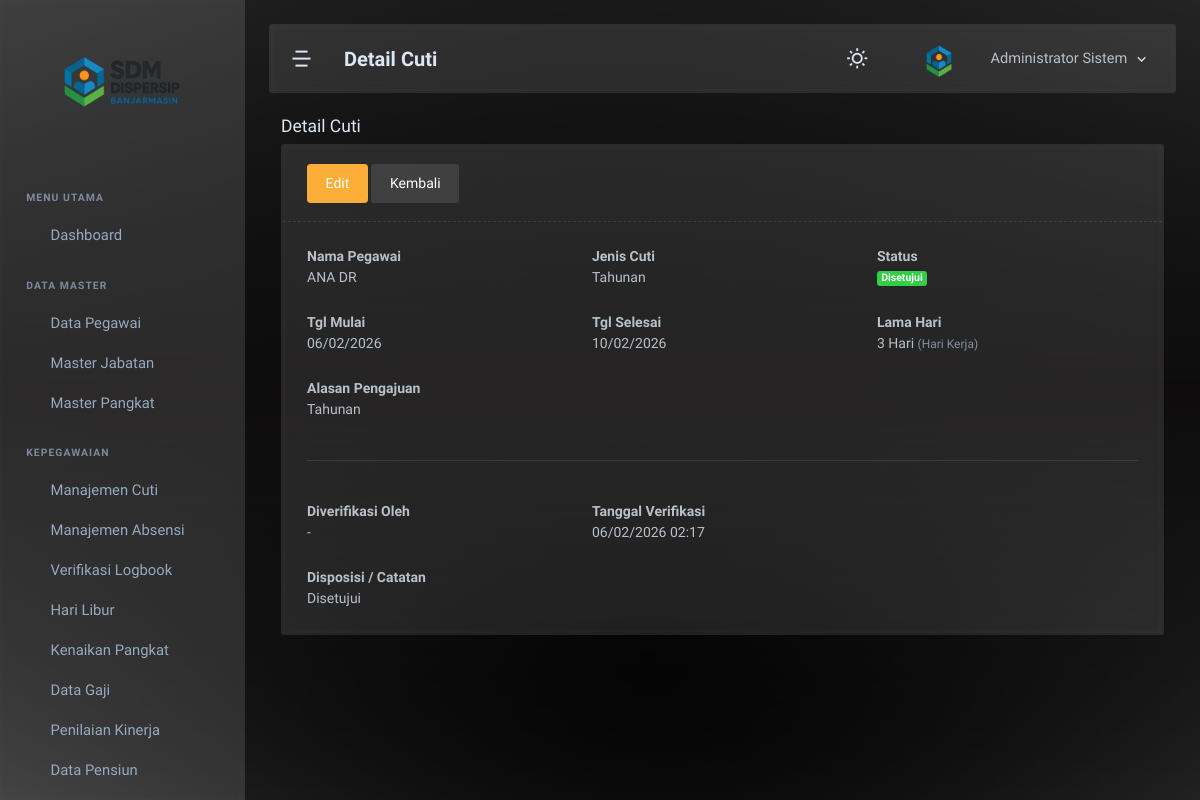
/admin/cuti/detail.php?id=8 (signed in), run on the app's committed database.
### tables this page shows
CREATE TABLE `cuti` (
  `cuti_id` int NOT NULL,
  `pegawai_id` int NOT NULL,
  `jenis_cuti` enum('Tahunan','Sakit','Melahirkan','Penting','Besar') DEFAULT 'Tahunan',
  `tgl_mulai` date NOT NULL,
  `tgl_selesai` date NOT NULL,
  `lama_hari` int NOT NULL,
  `alasan` text,
  `disposisi` text,
  `alasan_ditolak` text,
  `status` enum('Menunggu','Disetujui','Ditolak') DEFAULT 'Menunggu',
  `verifikator_user_id` int DEFAULT NULL,
  `verified_at` datetime DEFAULT NULL,
  `created_at` datetime DEFAULT CURRENT_TIMESTAMP,
  `updated_at` datetime DEFAULT CURRENT_TIMESTAMP ON UPDATE CURRENT_TIMESTAMP
);

CREATE TABLE `pegawai` (
  `pegawai_id` int NOT NULL,
  `user_id` int DEFAULT NULL,
  `nik` varchar(20) NOT NULL,
  `nip` varchar(30) DEFAULT NULL,
  `nama_lengkap` varchar(150) NOT NULL,
  `jk` enum('L','P') NOT NULL,
  `tgl_lahir` date DEFAULT NULL,
  `status_kepegawaian` enum('PNS','PPPK','Honorer','Kontrak') NOT NULL,
  `jabatan_id` int DEFAULT NULL,
  `pangkat_id` int DEFAULT NULL,
  `tgl_mulai_kerja` date DEFAULT NULL,
  `alamat` text,
  `status_aktif` enum('Aktif','Pensiun','Pindah','Meninggal','Nonaktif') DEFAULT 'Aktif',
  `tmt_pensiun` date DEFAULT NULL,
  `created_at` datetime DEFAULT CURRENT_TIMESTAMP,
  `updated_at` datetime DEFAULT CURRENT_TIMESTAMP ON UPDATE CURRENT_TIMESTAMP
);

### admin/cuti/detail.php (the view, shortened to what this page needs)
<?php
require_once '../../config/koneksi.php';
$id = intval($_GET['id'] ?? 0);
$stmt = mysqli_prepare($koneksi, "SELECT c.*, p.nama_lengkap FROM cuti c JOIN pegawai p ON c.pegawai_id=p.pegawai_id WHERE cuti_id=?");
mysqli_stmt_bind_param($stmt, 'i', $id);
mysqli_stmt_execute($stmt);
$res = mysqli_stmt_get_result($stmt);
$d = mysqli_fetch_assoc($res);
include '../../includes/header.php';
include '../../includes/sidebar.php';
include '../../includes/navbar.php';
?>
<div class="page-container">
    <div class="page-content">
        <div class="container-xxl">
            <div class="row"><div class="col-12"><div class="page-title-box"><h4 class="page-title">Detail Cuti</h4></div></div></div>
            <div class="card">
                <div class="card-header border-bottom border-dashed d-flex justify-content-between align-items-center">
                    <div>
                        <a href="admin/cuti/edit.php?id=<?php echo htmlspecialchars($id); ?>" class="btn btn-warning">Edit</a>
                        <a href="admin/cuti/cuti.php" class="btn btn-light">Kembali</a>
                    </div>
                </div>
                <div class="card-body">
                    <div class="row g-3">
                        <div class="col-md-4"><strong>Nama Pegawai</strong><div><?php echo htmlspecialchars($d['nama_lengkap'] ?? '-'); ?></div></div>
                        <div class="col-md-4"><strong>Jenis Cuti</strong><div><?php echo htmlspecialchars($d['jenis_cuti'] ?? '-'); ?></div></div>
                        <div class="col-md-4"><strong>Status</strong><div><span class="badge bg-<?php $s=$d['status']??''; echo $s==='Disetujui'?'success':($s==='Ditolak'?'danger':'warning');?>"><?php echo htmlspecialchars($d['status'] ?? '-'); ?></span></div></div>
                        <div class="col-md-4"><strong>Tgl Mulai</strong><div><?php echo isset($d['tgl_mulai']) ? date('d/m/Y', strtotime($d['tgl_mulai'])) : '-'; ?></div></div>
                        <div class="col-md-4"><strong>Tgl Selesai</strong><div><?php echo isset($d['tgl_selesai']) ? date('d/m/Y', strtotime($d['tgl_selesai'])) : '-'; ?></div></div>
                        <div class="col-md-4"><strong>Lama Hari</strong><div><?php echo htmlspecialchars($d['lama_hari'] ?? '0'); ?> Hari <span class="text-muted small">(Hari Kerja)</span></div></div>
                        <div class="col-md-12"><strong>Alasan Pengajuan</strong><div><?php echo nl2br(htmlspecialchars($d['alasan'] ?? '-')); ?></div></div>
                        <?php if($d['status'] === 'Disetujui' || $d['status'] === 'Ditolak'): ?>
                        <div class="col-md-12"><hr></div>
                        <div class="col-md-4"><strong>Diverifikasi Oleh</strong><div><?php echo htmlspecialchars($d['verifikator_nama'] ?? '-'); ?></div></div>
                        <div class="col-md-4"><strong>Tanggal Verifikasi</strong><div><?php echo isset($d['verified_at']) ? date('d/m/Y H:i', strtotime($d['verified_at'])) : '-'; ?></div></div>
                        <?php if($d['status'] === 'Disetujui'): ?>
                        <div class="col-md-12"><strong>Disposisi / Catatan</strong><div><?php echo nl2br(htmlspecialchars($d['disposisi'] ?? '-')); ?></div></div>
                        <?php endif; ?>
                        <?php endif; ?>
                    </div>
                </div>
            </div>
        </div>
    </div>
</div>
<?php include '../../includes/footer.php'; ?>

### data on the page
cuti: pegawai.nama_lengkap "ANA DR", jenis_cuti "Tahunan", status "Disetujui", tgl_mulai "06/02/2026", tgl_selesai "10/02/2026", lama_hari "3", alasan "Tahunan", verified_at "06/02/2026 02:17", disposisi "Disetujui"

### other printed values
$page_title "Detail Cuti"
$_SESSION['nama_lengkap'] "Administrator Sistem"
$d['verifikator_nama'] "-"
